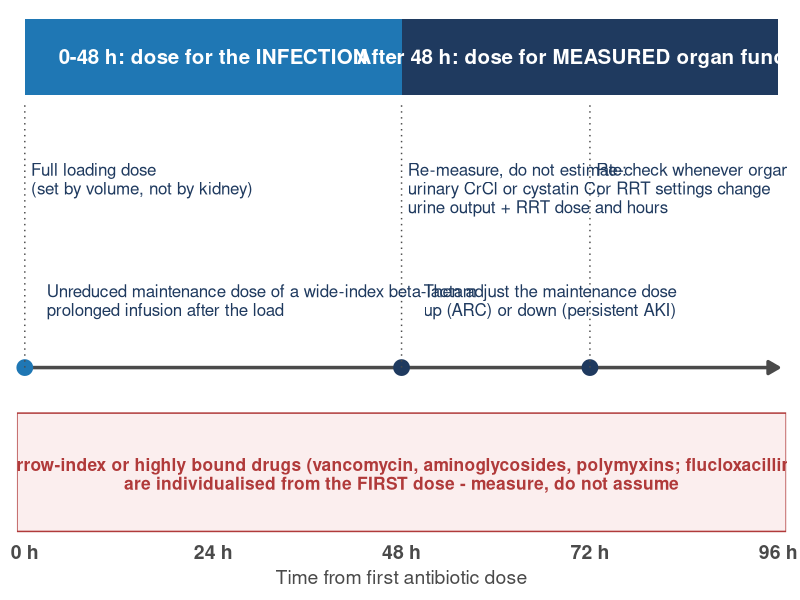

This chart was generated by the following R code:
# =============================================================================
# Slide 14 (take-home). One timeline, 0-96 h: dose for the infection first,
# then for measured organ function. Author's synthesis - not data.
# =============================================================================
suppressPackageStartupMessages({library(dplyr); library(ggplot2); library(patchwork)})
col_blue <- "#1f77b4"; col_grey <- "#9aa3ad"; col_navy <- "#1f3a5f"; col_dark <- "#4a4a4a"; col_red <- "#b03a3a"
base_theme <- function(bs = 17) theme_minimal(base_size = bs) + theme(panel.grid.minor = element_blank(), plot.title = element_text(face = "bold", color = col_navy, size = bs * 0.95), plot.subtitle = element_text(color = col_dark, size = bs * 0.75), plot.margin = margin(8, 10, 8, 8))

bands <- tibble(xmin = c(0, 48), xmax = c(48, 96), lab = c("0-48 h: dose for the INFECTION", "After 48 h: dose for MEASURED organ function"),
                fill = c(col_blue, col_navy))
events <- tribble(~x, ~y, ~lab, ~hj,
  0,  2.55, "Full loading dose\n(set by volume, not by kidney)", 0,
  2,  1.75, "Unreduced maintenance dose of a wide-index beta-lactam\nprolonged infusion after the load", 0,
  48, 2.55, "Re-measure, do not estimate:\nurinary CrCl or cystatin C;\nurine output + RRT dose and hours", 0,
  50, 1.75, "Then adjust the maintenance dose\nup (ARC) or down (persistent AKI)", 0,
  72, 2.55, "Re-check whenever organ function\nor RRT settings change", 0)
p <- ggplot() +
  geom_rect(data = bands, aes(xmin = xmin, xmax = xmax, ymin = 3.0, ymax = 3.5, fill = fill)) +
  geom_text(data = bands, aes(x = (xmin + xmax) / 2, y = 3.25, label = lab), color = "white", fontface = "bold", size = 5.2) +
  scale_fill_identity() +
  annotate("segment", x = 0, xend = 96, y = 1.2, yend = 1.2, linewidth = 1.2, color = col_dark, arrow = arrow(length = unit(0.3, "cm"), type = "closed")) +
  annotate("point", x = c(0, 48, 72), y = 1.2, size = 5, color = c(col_blue, col_navy, col_navy)) +
  annotate("segment", x = c(0, 48, 72), xend = c(0, 48, 72), y = 1.2, yend = 2.95, linetype = "dotted", color = col_dark) +
  geom_text(data = events, aes(x + 0.8, y, label = lab, hjust = hj), size = 4.3, lineheight = 0.92, color = col_navy, vjust = 1) +
  annotate("rect", xmin = -1, xmax = 97, ymin = 0.12, ymax = 0.9, fill = "#fbeeee", color = col_red, linewidth = 0.5) +
  annotate("text", x = 48, y = 0.5, size = 4.4, color = col_red, fontface = "bold",
           lineheight = 0.9, label = "Exception: narrow-index or highly bound drugs (vancomycin, aminoglycosides, polymyxins; flucloxacillin, ceftriaxone)\nare individualised from the FIRST dose - measure, do not assume") +
  scale_x_continuous(breaks = c(0, 24, 48, 72, 96), labels = \(x) paste0(x, " h"), limits = c(-1, 97), expand = c(0, 0)) +
  scale_y_continuous(limits = c(0.1, 3.55), expand = c(0, 0)) +
  labs(x = "Time from first antibiotic dose", y = NULL) +
  theme_minimal(base_size = 17) +
  theme(panel.grid = element_blank(), axis.text.y = element_blank(), axis.text.x = element_text(size = 14, color = col_dark, face = "bold"),
        axis.title.x = element_text(size = 14, color = col_dark), plot.margin = margin(8, 10, 8, 8))
ggsave("figures/dosing_timeline.png", p, width = 13, height = 5.6, dpi = 300, bg = "white")
